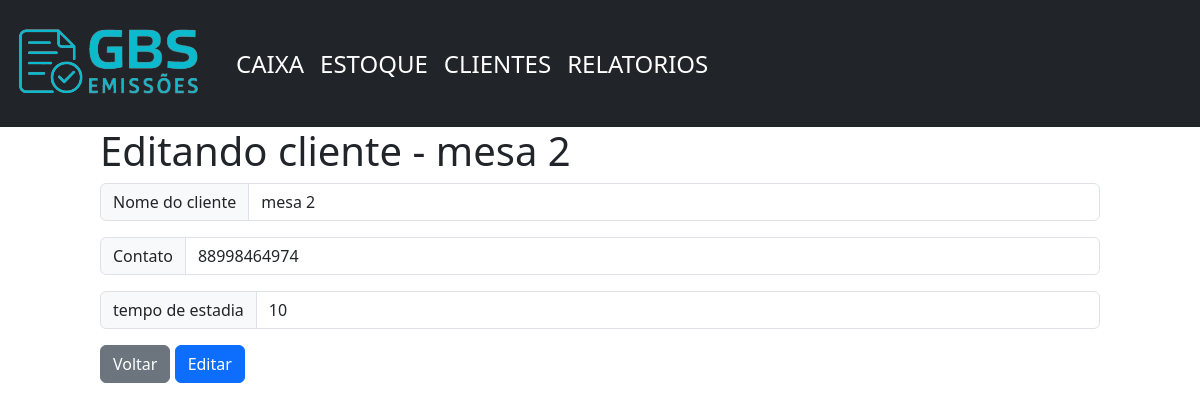
The page /clientes/edit/13/ on the database its author committed.
### home/models.py (models this page shows)
class clientes(models.Model):
    id_cliente = models.AutoField(primary_key=True, verbose_name='ID do cliente')
    nome_cliente = models.CharField(max_length=100, verbose_name='Nome do cliente')
    contato = models.CharField(max_length=11, blank=True, null=True, verbose_name='telefone celular')
    tempo_estadia = models.IntegerField(verbose_name='Tempo de estadia')
    created_cad = models.DateTimeField(auto_now_add=True, null=True)
    update_cad = models.DateTimeField(auto_now=True)

### home/views.py (the view)
# urls.py: path('clientes/edit/<int:id>/', views.edit_cliente, name='edit_cliente'),
def edit_cliente(request, id):
    cliente_edit = get_object_or_404(clientes, id_cliente=id)
    form = Cliente_Form(instance=cliente_edit)
    if(request.method == 'POST'):
        form = Cliente_Form(request.POST, instance=cliente_edit)
        if(form.is_valid()):
            cliente_edit.save()
            return redirect('/clientes')
        else:
            return render(request, 'visual/edit_cliente.html', {'form':form, 'cliente_edit': cliente_edit})
    else:
        return render(request, 'visual/edit_cliente.html', {'form':form, 'cliente_edit': cliente_edit})

### home/forms.py
class Cliente_Form(forms.ModelForm):
    class Meta:
        model = clientes
        fields = ('nome_cliente', 'contato', 'tempo_estadia')

### home/templates/visual/edit_cliente.html (shortened to what this page needs)
{% extends 'visual/base.html' %}
{% block conteudo %}
<div class="offset-1 col-10 list-div">
    <h1>Editando cliente - {{cliente_edit.nome_cliente}}</h1>
    <form method="post" id="Cliente_Form">
        <div class="input-group mb-3">
            <span class="input-group-text" id="inputGroup-sizing-default">Nome do cliente</span>
            <input type="text" class="form-control" aria-label="Sizing example input"
                aria-describedby="inputGroup-sizing-default" id="nomeCliente" name="nome_cliente"
                value="{{cliente_edit.nome_cliente}}">
        </div>
        <div class="input-group mb-3">
            <span class="input-group-text" id="inputGroup-sizing-default">Contato</span>
            <input type="text" class="form-control" aria-label="Sizing example input"
                aria-describedby="inputGroup-sizing-default" id="nomeCliente" name="contato"
                value="{{cliente_edit.contato}}">
        </div>
        <div class="input-group mb-3">
            <span class="input-group-text" id="inputGroup-sizing-default">tempo de estadia</span>
            <input type="number" class="form-control" aria-label="Sizing example input"
                aria-describedby="inputGroup-sizing-default" id="tempoEstadia" name="tempo_estadia"
                value="{{cliente_edit.tempo_estadia}}">
        </div>
        <a href="/clientes"><button type="button" class="btn btn-secondary" data-bs-dismiss="modal"
                id="fecharModal">Voltar</button></a>
        <button type="submit" class="btn btn-primary">Editar</button>
    </form>
</div>
{% endblock %}

### rows shown on the page
clientes: nome_cliente "mesa 2", contato "88998464974", tempo_estadia "10"
